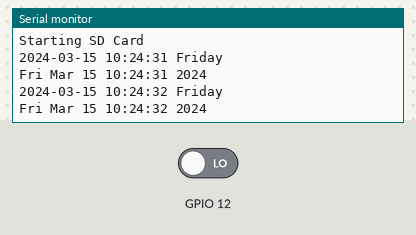
A sketch run on a simulated ESP32. Shown: the last lines printed to the serial monitor. Inputs (shaded band) come from the test bench; at power-on: GPIO 12 LOW. WiFi joins after 1.5 s; servers stay silent unless stated; the local clock reads 2024-03-15 10:24:30 at power-on unless the sketch sets it; storage starts empty; EEPROM starts erased; the camera gives no picture.

Above: at 3.0 s.
3.1 s: GPIO 12 driven HIGH
At 4.4 s:
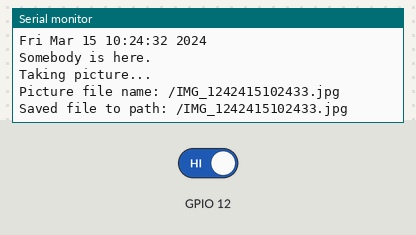
5.3 s: GPIO 12 driven LOW
At 6.6 s:
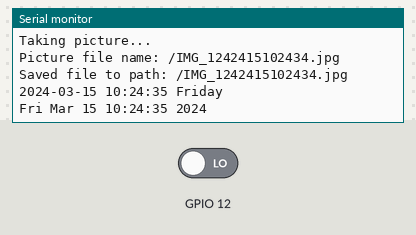
Timing chart, 0 to 8.3 s (numbered marks = the images above; inputs shaded):
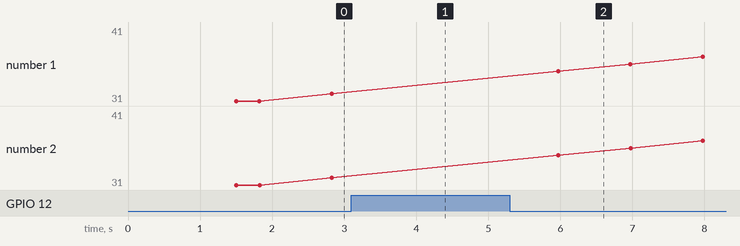

Measured:
- after the input at 3.1 s, the serial monitor: prints a new line after 0.73 s (image 1)
- after the input at 5.3 s, the serial monitor: prints a new line after 0.67 s (image 2)
- plotted number 1: 32 → 41 after the input at 5.3 s
- plotted number 2: 32 → 41 after the input at 5.3 s

The sketch:

esp32_pir_cam.ino
```cpp
#include <HTTPClient.h>
#include <esp_camera.h>
#include <WiFi.h>
#include <ArduinoJson.h>
#include <esp_timer.h>

#include "FS.h"                // SD Card ESP32
#include "SD_MMC.h"            // SD Card ESP32

#include "driver/rtc_io.h"
#include <EEPROM.h>            // read and write from flash memory

// define the number of bytes you want to access
#define EEPROM_SIZE 1


/*********************需要修改的地方**********************/
const char* ssid = "RecluseW";           //WIFI名称
const char* password = "lzwjy815";     //WIFI密码
int capture_interval = 20*1000;        // 默认20秒上传一次，可更改（本项目是自动上传，如需条件触发上传，在需要上传的时候，调用take_send_photo()即可）
//const char*  post_url = "http://images.bemfa.com/upload/v1/upimages.php"; // 默认上传地址
//const char*  uid = "XXXXXXXXXXXXXXXXXXXXXXXXXX";    //用户私钥，巴法云控制台获取
//const char*  topic = "XXXXXXXXX";     //图云主题名字，可在控制台新建
bool sentWechat = false;               //是否推送到微信，默认不推送，true 为推送。需要在控制台先绑定微信，不然推送不到
const char*  wechatMsg = "Somebody is here.";     //推送到微信的消息，可随意修改，修改为自己需要发送的消息
/********************************************************/


bool internet_connected = false;
long current_millis;
long last_capture_millis = 0;

int pictureNumber = 0;

struct tm timeinfo;

//Time Server
#define NTP1  "ntp1.aliyun.com"
#define NTP2  "ntp2.aliyun.com"
#define NTP3  "ntp3.aliyun.com"

// CAMERA_MODEL_AI_THINKER
#define PWDN_GPIO_NUM     32
#define RESET_GPIO_NUM    -1
#define XCLK_GPIO_NUM      0
#define SIOD_GPIO_NUM     26
#define SIOC_GPIO_NUM     27
#define Y9_GPIO_NUM       35
#define Y8_GPIO_NUM       34
#define Y7_GPIO_NUM       39
#define Y6_GPIO_NUM       36
#define Y5_GPIO_NUM       21
#define Y4_GPIO_NUM       19
#define Y3_GPIO_NUM       18
#define Y2_GPIO_NUM        5
#define VSYNC_GPIO_NUM    25
#define HREF_GPIO_NUM     23
#define PCLK_GPIO_NUM     22

void setup(){
    Serial.begin(115200);
    //PIR初始状态
    pinMode(12,INPUT);
    digitalWrite(12,LOW);

    if (init_wifi()) { // Connected to WiFi
        internet_connected = true;
        Serial.println("Internet connected");
        configTime(8 * 3600, 0, NTP1, NTP2,NTP3);
        setClock();
    }

    init_SDCard();

    camera_config_t config;
    config.ledc_channel = LEDC_CHANNEL_0;
    config.ledc_timer = LEDC_TIMER_0;
    config.pin_d0 = Y2_GPIO_NUM;
    config.pin_d1 = Y3_GPIO_NUM;
    config.pin_d2 = Y4_GPIO_NUM;
    config.pin_d3 = Y5_GPIO_NUM;
    config.pin_d4 = Y6_GPIO_NUM;
    config.pin_d5 = Y7_GPIO_NUM;
    config.pin_d6 = Y8_GPIO_NUM;
    config.pin_d7 = Y9_GPIO_NUM;
    config.pin_xclk = XCLK_GPIO_NUM;
    config.pin_pclk = PCLK_GPIO_NUM;
    config.pin_vsync = VSYNC_GPIO_NUM;
    config.pin_href = HREF_GPIO_NUM;
    config.pin_sscb_sda = SIOD_GPIO_NUM;
    config.pin_sscb_scl = SIOC_GPIO_NUM;
    config.pin_pwdn = PWDN_GPIO_NUM;
    config.pin_reset = RESET_GPIO_NUM;
    config.xclk_freq_hz = 20000000;
    config.pixel_format = PIXFORMAT_JPEG;

    //init with high specs to pre-allocate larger buffers
    if (psramFound()) {
        config.frame_size = FRAMESIZE_UXGA;
        config.jpeg_quality = 10;
        config.fb_count = 2;
    } else {
        config.frame_size = FRAMESIZE_SVGA;
        config.jpeg_quality = 12;
        config.fb_count = 1;
    }

    // camera init
    esp_err_t err = esp_camera_init(&config);
    if (err != ESP_OK) {
        Serial.printf("Camera init failed with error 0x%x", err);
        return;
    }
}
void setClock() {

    if (!getLocalTime(&timeinfo)){
        if(init_wifi()){
            configTime(8 * 3600, 0, NTP1, NTP2,NTP3);
        }
        return;
    }
    Serial.println(&timeinfo, "%F %T %A"); // 格式化输出:2021-10-24 23:00:44 Sunday
    Serial.print(asctime(&timeinfo));  //默认打印格式：Mon Oct 25 11:13:29 2021
}


/********初始化WIFI*********/
bool init_wifi(){
    int connAttempts = 0;
    Serial.println("\r\nConnecting to: " + String(ssid));
    WiFi.disconnect(false);
    WiFi.mode(WIFI_STA);//开启网络
    WiFi.begin(ssid, password);
    while (WiFi.status() != WL_CONNECTED ) {
        delay(500);
        Serial.print(".");
        if (connAttempts > 10) return false;
        connAttempts++;
    }
    return true;
}


/***init SDCARD***/
 void init_SDCard(){

    Serial.println("Starting SD Card");
    if(!SD_MMC.begin()){
        Serial.println("SD Card Mount Failed");
        return;
    }
    uint8_t cardType = SD_MMC.cardType();
    if(cardType == CARD_NONE){
        Serial.println("No SD Card attached");
        return;
    }
}

/********推送图片via HTTP*********/

//void send_via_HTTP( camera_fb_t * fb){
    // HTTPClient http;
    // //设置请求url
    // http.begin(post_url);
    // //设置请求头部信息
    // http.addHeader("Content-Type", "image/jpg");
    // http.addHeader("Authorization", uid);
    // http.addHeader("Authtopic", topic);
    // if(sentWechat){ //判断是否需要推送到微信
    //   http.addHeader("Wechatmsg", wechatMsg);  //设置 http 请求头部信息
    // }
    // //发起请求，并获取状态码
    // int httpResponseCode = http.POST((uint8_t *)fb->buf, fb->len);

    // if(httpResponseCode==200){
    //     //获取post请求后的服务器响应信息，json格式
    //     String response = http.getString();  //Get the response to the request
    //     Serial.print("Response Msg:");
    //     Serial.println(response);           // 打印服务器返回的信息

    //     //json数据解析
    //     StaticJsonDocument<200> doc;
    //     DeserializationError error = deserializeJson(doc, response);
    //     if (error) {
    //       Serial.print(F("deserializeJson() failed: "));
    //       Serial.println(error.c_str());
    //     }
    //     const char* url = doc["url"];
    //     Serial.print("Get URL:");
    //     Serial.println(url);//打印获取的URL


    // }else{
    //     //错误请求
    //     Serial.print("Error on sending POST: ");
    //     Serial.println(httpResponseCode);
    // }

    // Serial.print("HTTP Response code: ");
    // Serial.println(httpResponseCode);
    // http.end();
//}

/*******SAVE TO SDCARD****/
void save_to_SDCard(camera_fb_t * fb){


 // initialize EEPROM with predefined size
    EEPROM.begin(EEPROM_SIZE);
    pictureNumber = EEPROM.read(0) + 1;

  // Path where new picture will be saved in SD Card
    //time():get timestamp  ,localtime(time_t):conv timestamp to date


    time_t timer=time(NULL);
    struct tm * time_current = localtime(&timer);

      String path;
      String YY=String(time_current->tm_year);
      String MM=String(time_current->tm_min);
      String DD=String(time_current->tm_mday);
      String HH=String(time_current->tm_hour);
      String M=String(time_current->tm_min);
      String SS=String(time_current->tm_sec);

    path="/IMG_"+YY+MM+DD+HH+M+SS+".jpg";

    //sprintf(path,"IMG_%d%d%d-%d%d%d",time_current->tm_year,time_current->tm_min,time_current->tm_mday,time_current->tm_hour,time_current->tm_min,time_current->tm_sec)

    fs::FS &fs = SD_MMC;
    Serial.printf("Picture file name: %s\n", path.c_str());

    File file = fs.open(path.c_str(), FILE_WRITE);
    if(!file){
        Serial.println("Failed to open file in writing mode");
    }
    else {
        file.write(fb->buf, fb->len); // payload (image), payload length
        Serial.printf("Saved file to path: %s\n", path.c_str());
        EEPROM.write(0, pictureNumber);
        EEPROM.commit();
    }
    file.close();
}


/********拍摄图片*********/
static esp_err_t takephoto()
{
    //初始化相机并拍照
    Serial.println("Taking picture...");
    camera_fb_t * fb = NULL;
    fb = esp_camera_fb_get();

    if (!fb) {
      Serial.println("Camera capture failed");
      return ESP_FAIL;
    }else{
       // send_via_HTTP(fb);
        save_to_SDCard(fb);
    }

    //清空数据
    esp_camera_fb_return(fb);
    //回收下次再用

}


void loop()
{
//PIR检测电平变化
    if(digitalRead(12)==HIGH)  {
        Serial.println("Somebody is here.");
        takephoto();
    }
    else  {

    time_t timer=time(NULL);
    struct tm * time_curr = localtime(&timer);
    getLocalTime(&timeinfo);
    Serial.println(&timeinfo, "%F %T %A"); // 格式化输出:2021-10-24 23:00:44 Sunday
    Serial.print(asctime(&timeinfo));  //默认打印格式：Mon Oct 25 11:13:29 2021

    }
    delay(1000);
}
```
